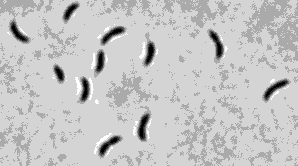
#> input picture scripts/data/few/set2/KL5010-1_phase.tif, 298 x 166 px, found by its file name
$ python full_pipeline.py   (Python 2 division)   (older library calls are emulated)
#> lines starting #> are read from the running program, lines starting #| are printed output that depends on the picture; after the words box and inside, x2 and y2 are one past the last pixel; in counts of white or black regions, pixels touching at a corner belong together
### scripts/utils2.py
import numpy as np
from scipy.spatial import Voronoi, voronoi_plot_2d
from skimage import io
import os,math
from skimage.filter import threshold_otsu
from skimage.segmentation import clear_border
#from skimage.morphology import label, closing, square
from skimage.color import label2rgb
from skimage.measure import regionprops
import skimage
from skimage.morphology import medial_axis
import matplotlib.pyplot as plt
from matplotlib.collections import LineCollection
from matplotlib.colors import ListedColormap, BoundaryNorm
from skimage import draw
import networkx as nx
import skeleton_to_mesh
import shapely.geometry
import matplotlib
import scipy.ndimage
import shapely.ops as ops
SKELETON_RESOLUTION=20

def get_outline_from_polygon_coordinates(coords):
    #coords - polygon coordinates
    aax=[]
    aay=[]
    points = []
    for i,p1 in enumerate(coords):
        num=0
        for j,p2 in enumerate(coords):
            if i==j:
                continue
            if math.sqrt((p1[0]-p2[0])*(p1[0]-p2[0])+(p1[1]-p2[1])*(p1[1]-p2[1]))<1.001:
                num=num+1
        if num<4:
            aax.append(coords[i][0])
            aay.append(coords[i][1])
            points.append(shapely.geometry.Point([coords[i][0],coords[i][1]]))
    outline=np.zeros([len(aax),2])
    #sort points
    outline[0,:]=[points[0].x,points[0].y]
    f_ind=0
    used_inds=[]
    for i in range(0,len(points)):
        dist=9999
        closest_ind=-1
        for j in range(0,len(points)):
            if j in used_inds:
                continue
            if points[f_ind].distance(points[j])<dist:
                dist = points[f_ind].distance(points[j])
                closest_ind=j
        if closest_ind==-1:
            print "did not find a point for",i
            sys.exit(-1)
        outline[i,:]=[points[f_ind].x,points[f_ind].y]
        f_ind=closest_ind
        used_inds.append(closest_ind)

    return outline


# [126 lines left out: functions find_intersecting_lines_from_outline, create_mesh2, not called in this run]

def remove_branches(edges_x1,edges_y1):
    nodes_dic={}
    for e1 in edges_x1:
        nodes_dic[str(e1)]=e1
    for e1 in edges_y1:
        nodes_dic[str(e1)]=e1
    print edges_x1[0],edges_x1[1]
    G=nx.Graph()
    for i in range(len(edges_x1)):
        G.add_edge(str(edges_x1[i]),str(edges_y1[i]))
    #find all nodes with rank 1
    sources=[]
    for n in nx.nodes(G):
        if len(G.neighbors(n))==1:
            sources.append(n)
    #find the longest shortest path between the sources
    longest_path=[]
    for i,s1 in enumerate(sources):
        for s2 in sources[i+1:]:
            sp=nx.shortest_path(G,source=s1,target=s2)
            if len(sp)>len(longest_path):
                longest_path=sp
    #get the skeleton with no branches
    edges_x1_no_sk=[]
    edges_y1_no_sk=[]
    for i in range(len(longest_path)-1):
        edges_x1_no_sk=np.append(edges_x1_no_sk,nodes_dic[longest_path[i]])
        edges_y1_no_sk=np.append(edges_y1_no_sk,nodes_dic[longest_path[i+1]])
    return[edges_x1_no_sk.reshape(len(longest_path)-1,2),edges_y1_no_sk.reshape(len(longest_path)-1,2)]

# [45 lines left out: functions adjust_bounds, make_segments, colorline, not called in this run]


def is_point_inside_polygon(x,y,poly):
    pp=shapely.geometry.Polygon(poly)
    return shapely.geometry.Point([x,y]).within(shapely.geometry.Polygon(poly))
'''
    #http://www.ariel.com.au/a/python-point-int-poly.html
    n = len(poly)
    inside =False

    p1x,p1y = poly[0]
    for i in range(n+1):
        p2x,p2y = poly[i % n]
        if y > min(p1y,p2y):
            if y <= max(p1y,p2y):
                if x <= max(p1x,p2x):
                    if p1y != p2y:
                        xinters = (y-p1y)*(p2x-p1x)/(p2y-p1y)+p1x
                    if p1x == p2x or x <= xinters:
                        inside = not inside
        p1x,p1y = p2x,p2y

    return inside
'''
# [114 lines left out: functions get_region, get_skeleton_from_outline, not called in this run]


def get_voroni_inside_polygon(outline):
        #voronoi analysis
    vor = Voronoi(outline)
    if vor.points.shape[1] != 2:
        raise ValueError("Voronoi diagram is not 2-D")

    points=outline
    edges_x11=[]
    edges_y11=[]
    for vpair in vor.ridge_vertices:
        if -1 in vpair:
            continue
        v0=vor.vertices[vpair[0]]
        v1=vor.vertices[vpair[1]]
        if not is_point_inside_polygon(v0[0],v0[1],outline):
            continue
        if not is_point_inside_polygon(v1[0],v1[1],outline):
            continue
        edges_x11.append(v0)
        edges_y11.append(v1)

    edges_x1=np.array(edges_x11)
    edges_y1=np.array(edges_y11)
    return [edges_x1,edges_y1]

# [19 lines left out: function get_polygon_line_intersection, not called in this run]


def get_skeleton_from_outline_with_extension(outline):
    #find voronoi
    [edges_x1,edges_y1] = get_voroni_inside_polygon(outline)
    #detect branch, the result is already sorted
    [edges_x3,edges_y3]=remove_branches(edges_x1,edges_y1)


    skel=edges_x3

    #extend to get to the start of the polygon
    ip_first=-1
    num_extra=0
    poly = shapely.geometry.Polygon(outline)
    d=[skel[0][0]-skel[-1][0],skel[0][1]-skel[-1][1]]
    dp=[d[1],-d[0]]
    try:
        line = shapely.geometry.LineString([skel[0],[skel[0][0]+d[0]*20,skel[0][1]+d[1]*20]])
        ip_first = get_polygon_line_intersection(poly,line)
        l1 = shapely.geometry.LineString([ip_first,[ip_first[0]+dp[0]*4,ip_first[1]+dp[1]*4]])
        a1=get_polygon_line_intersection(poly,l1)
        l2 =  shapely.geometry.LineString([ip_first,[ip_first[0]-dp[0]*4,ip_first[1]-dp[1]*4]])
        a2=get_polygon_line_intersection(poly,l2)
        mid_a = [a1[0]+(a2[0]-a1[0])/2,a1[1]+(a2[1]-a1[1])/2]
        line = shapely.geometry.LineString([mid_a,[mid_a[0]+d[0]*20,mid_a[1]+d[1]*20]])
        ip_first = get_polygon_line_intersection(poly,line)
        if len(ip_first)==0:
            ip_first=-1
        if ip_first == None:
            ip_first=-1

        num_extra=num_extra+1
    except:
        print "can not extend the polygon beyond the first point"
        ip_first=-1
    print "ip_first",ip_first

    #extend to get to the end of the polygon
    ip_last=-1
    try:
        line = shapely.geometry.LineString([skel[-1],[skel[-1][0]-d[0]*20,skel[-1][1]-d[1]*20]])
        ip_last = get_polygon_line_intersection(poly,line)
        l1 = shapely.geometry.LineString([ip_last,[ip_last[0]+dp[0]*4,ip_last[1]+dp[1]*4]])
        a1=get_polygon_line_intersection(poly,l1)
        l2 =  shapely.geometry.LineString([ip_last,[ip_last[0]-dp[0]*4,ip_last[1]-dp[1]*4]])
        a2=get_polygon_line_intersection(poly,l2)
        mid_a = [a1[0]+(a2[0]-a1[0])/2,a1[1]+(a2[1]-a1[1])/2]
        line = shapely.geometry.LineString([mid_a,[mid_a[0]-d[0]*20,mid_a[1]-d[1]*20]])
        ip_last = get_polygon_line_intersection(poly,line)
        print "ip_last",len(ip_last),ip_last
        if len(ip_last)==0:
            ip_last=-1
        if ip_last == None:
            ip_last=-1
        print "ip_last",ip_last
        num_extra=num_extra+1
    except:
        print "can not extend the polygon beyond the last point"
        ip_last=-1
    print "num_extra",num_extra
    print "edges_x3",edges_x3
    skel=np.zeros([len(edges_x3)+num_extra,2])
    print skel.shape,len(edges_x3)
    offset=0
    if ip_first != -1:
        skel[0,:]=ip_first
        offset=1
    for i in range(len(edges_x3)):
        skel[i+offset,:]=edges_x3[i]
    if ip_last != -1 :
        skel[-1,:]=ip_last
    print "before",skel
    skel_line = shapely.geometry.LineString(skel)
    print "after"
    L=SKELETON_RESOLUTION
    #interpolate, sample L points
    interpolate_line = np.zeros([L+1,2])
    linel=skel_line.length
    print skel_line
    for i in range(L+1):
        pp=skel_line.interpolate(linel/L*i)
        print i,L+1,pp
        interpolate_line[i,:]=[pp.coords[0][0],pp.coords[0][1]]
    print "after inter"
    return interpolate_line


def get_cells(image):
    '''
    Get cellls from the polygon.
    '''
    # apply threshold
    thresh = threshold_otsu(image)
    binary = image > thresh
    bw=binary
    plt.imshow(bw)

    # Remove connected to image border
    cleared = bw.copy()
    clear_border(cleared)

    # label image regions
    label_image = skimage.measure.label(cleared)
    #find_contours
    borders = np.logical_xor(bw, cleared)
    label_image[borders] = -1
    image_label_overlay = label2rgb(label_image, image=image)

    #extract the regions and get a polygon per region
    polygons=[]
    for i,region in enumerate(regionprops(label_image)):
        # skip small images
        if region.area < 100:
            continue
        a=np.zeros([len(region.coords),2])
        #a=np.zeros(
        plt.imshow(bw)
        for i in range(len(region.coords)):
            a[i,:]=[region.coords[i][0],region.coords[i][1]]
        polygons.append(a)
    return polygons


'''
#peform dilation
        di = np.zeros(bw.shape)
        for c in region.coords:
            di[c[0]][c[1]]=1
        dii=scipy.ndimage.binary_dilation(di)
        print type(dii)
        aa=np.zeros([np.sum(dii),2])
        counter=0
        for i in range(dii.shape[0]):
            for j in range(dii.shape[1]):
                if dii[i][j]==1:
                    aa[counter,:]=[i,j]
                    counter=counter+1
'''


# [5 lines left out: function get_skeletons, not called in this run]


# [28 lines that do not run on import are left out]


    #[pintx,pinty,q]=skeleton_to_mesh.skeleton_to_mesh(skel,points,prevpoint,lng,stp)


### scripts/full_pipeline.py
import matplotlib.patches
import matplotlib.pyplot as plt
import shapely.geometry
import skimage.io, skimage.color
import os,sys,random,math
import numpy as np
import utils2
from collections import namedtuple


######## TODO - make the shape bigger
#        coords = coords2.buffer(2)
#http://toblerity.org/shapely/manual.html#object.buffer
######


ProcessedCell=namedtuple('ProcessedCell',['coords','outline','skeleton','mesh','regions'])

# [48 lines left out: functions save_outlines_as_tif, mask_signal, not called in this run]
    #plt.plot(yfp_profile)
    #plt.show()

if __name__=="__main__":

    fig = plt.figure()
    ax = fig.add_subplot(111)

    processed_cells=[]
    # [6 lines of commented-out code are left out]

    filename_phase = os.path.join('/Users/kerenlasker/projects/opto/microscopy/scripts/data/few/set2','KL5010-1_phase.tif')
    filename_yfp = os.path.join('/Users/kerenlasker/projects/opto/microscopy/scripts/data/few/set2','KL5010-1_yfp.tif')

    #transform the data
    data1 = skimage.io.imread(filename_phase)
#> data1 is the input picture: shape (166, 298) uint16; min 1108, max 2708, mean 2316.6
    if len(data1.shape)==3:
        data1=skimage.color.rgb2gray(data1)
    phase_data=1.-data1
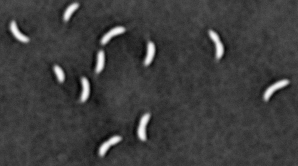
#> phase_data: shape (166, 298) float64; min -2707, max -1107, mean -2315.6; drawn with min black and max white
    yfp_data1 = skimage.io.imread(filename_yfp)
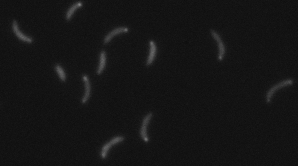
#> input picture scripts/data/few/set2/KL5010-1_yfp.tif, 298 x 166 px, found by its file name
#> yfp_data1 is the input picture: shape (166, 298) uint16; min 3310, max 32706, mean 5502.7
    if len(yfp_data1.shape)==3:
        yfp_data1=skimage.color.rgb2gray(yfp_data1)
    yfp_data=yfp_data1
    polygons = utils2.get_cells(yfp_data)
#> in get_cells, `thresh = threshold_otsu(image)`: thresh = 10101
#> in get_cells, `binary = image > thresh`:
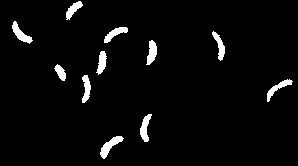
#> binary: shape (166, 298) bool; 3.7% white; 11 white regions, largest, box (x1, y1, x2, y2) and area: (100, 136, 124, 159) 213, (12, 21, 33, 44) 185, (140, 114, 152, 142) 178
#> in get_cells, `label_image = skimage.measure.label(cleared)`:
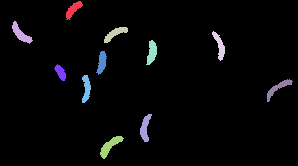
#> label_image: shape (166, 298) int32; 12 distinct labels, from 0 to 11; one colour per label, 0 black
#> in get_cells, `borders = np.logical_xor(bw, cleared)`: borders: shape (166, 298) bool; every value is 0
#> in get_cells, `image_label_overlay = label2rgb(label_image, image=image)`:
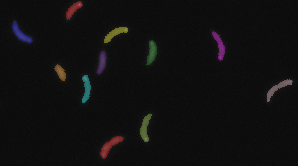
#> image_label_overlay: shape (166, 298, 3) float64; mean R, G, B 0.0656, 0.0633, 0.0634
#> the loop in get_cells, `for i,region in enumerate(regionprops(label_image)):` made 11 passes
#> after the loop in get_cells, `for i,region in enumerate(regionprops(label_image)):`: polygons = 11 point arrays, longest 213 points
#> polygons = 11 point arrays, longest 213 points
    outlines=[]
    yfp_profiles=[]
    for i,coords in enumerate(polygons[:10]):
        print "-------polygon",i
        outline = utils2.get_outline_from_polygon_coordinates(coords)
        plt.imshow(phase_data)
        for e in outline:
            plt.plot(e[1],e[0],'yo')
        #plt.show()
        print "outline size",len(outline)
        outlines.append(outline)
#> (the run stopped early here; a loop or call above may not have finished)
